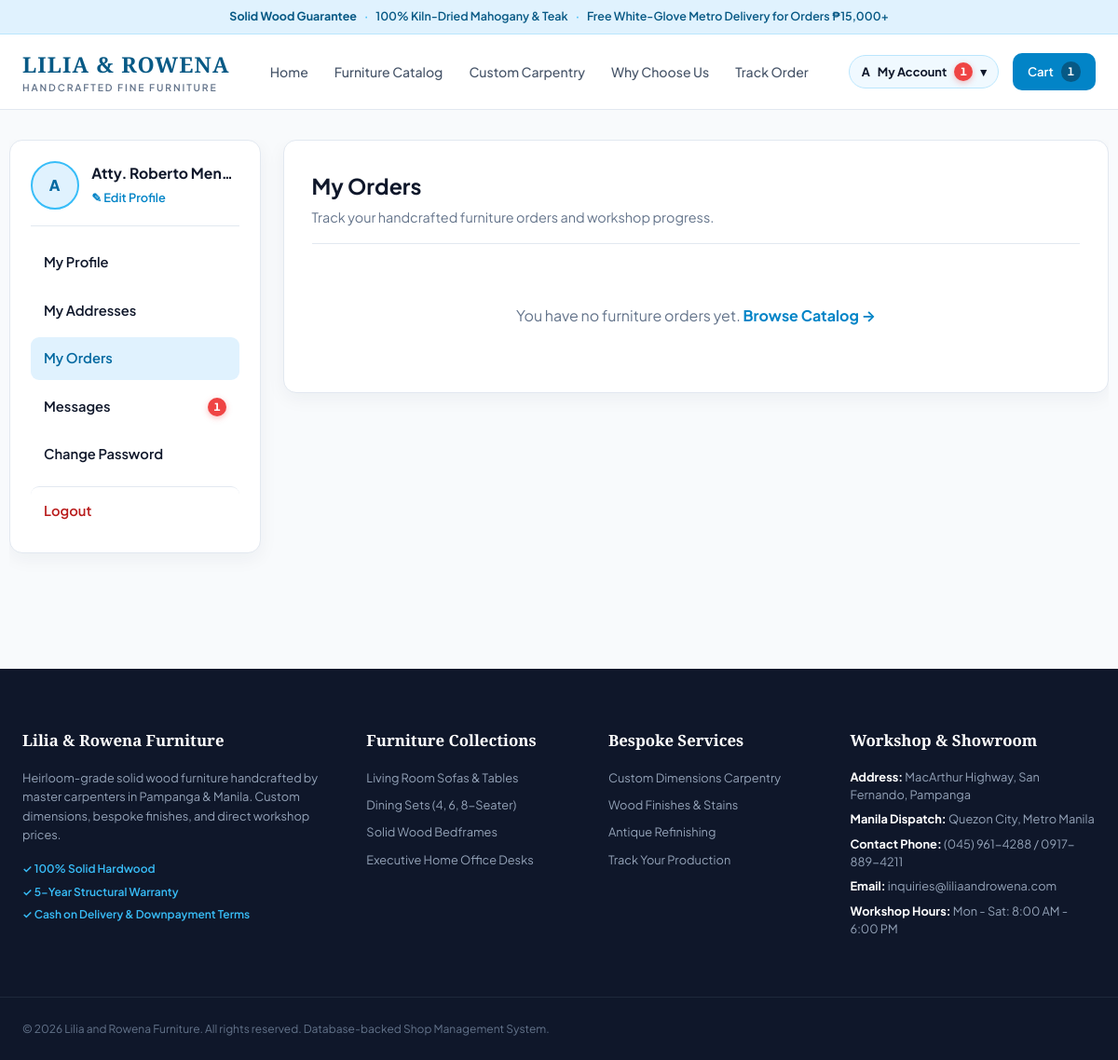
Before: /index.php?route=profile&tab=orders (signed in) with the older database file.
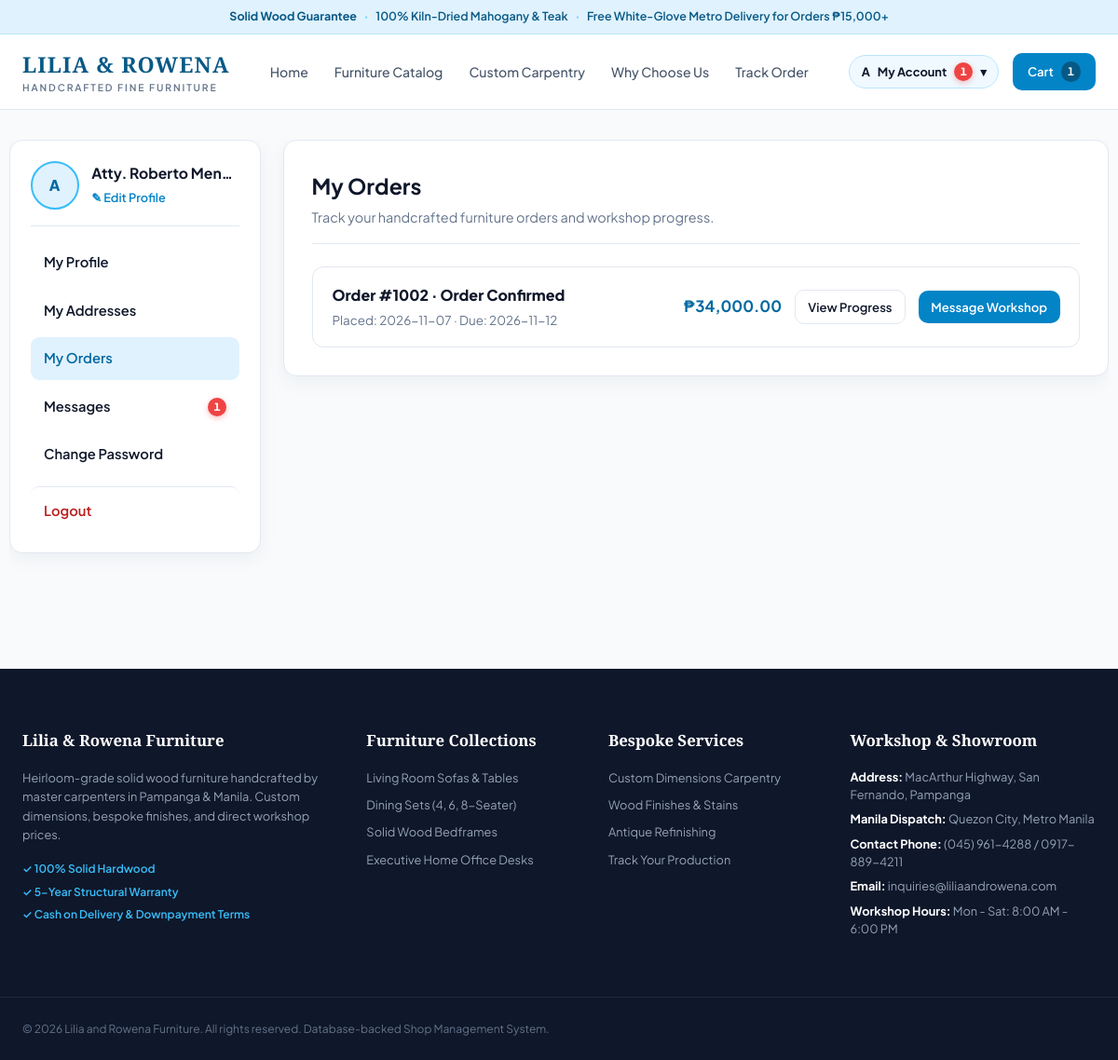
After: the same page with the newer database file.
### tables this page shows
CREATE TABLE Customer_Order (
    OrderID             INT           NOT NULL AUTO_INCREMENT,
    CustomerID          INT           NOT NULL,
    OrderDate           DATE          NOT NULL DEFAULT (CURRENT_DATE),
    DueDate             DATE          NULL,
    DeadlineTime        TIME          NULL DEFAULT '17:00:00',
    Status              VARCHAR(30)   NOT NULL DEFAULT 'Pending',
    Priority            VARCHAR(20)   NOT NULL DEFAULT 'Normal',
    AssignedEmployeeID  INT           NULL,
    JobNotes            VARCHAR(255)  NULL,
    CONSTRAINT pk_order PRIMARY KEY (OrderID),
    CONSTRAINT chk_order_status CHECK (Status IN
        ('Pending', 'Order Confirmed', 'Confirmed', 'In Production', 'For Delivery', 'Ready', 'Delivered', 'Completed', 'Cancelled')),
    CONSTRAINT chk_order_priority CHECK (Priority IN ('Normal', 'High', 'Urgent')),
    CONSTRAINT chk_order_dates CHECK (DueDate IS NULL OR DueDate >= OrderDate),
    CONSTRAINT fk_order_customer FOREIGN KEY (CustomerID)
        REFERENCES Customer (CustomerID)
        ON UPDATE CASCADE ON DELETE RESTRICT,
    CONSTRAINT fk_order_assigned_employee FOREIGN KEY (AssignedEmployeeID)
        REFERENCES Employee (EmployeeID)
        ON UPDATE CASCADE ON DELETE SET NULL
);

### src/Controllers/ProfileController.php (called while the page is built, shortened)
<?php
class ProfileController
{
    private Order $orderModel;
    public function __construct()
    {
        $this->orderModel    = new Order();
    }
    private function requireCustomerSession(): int
    {
        return (int)$_SESSION['customer_id'];
    }
    public function showProfile(): void
    {
        $customerId = $this->requireCustomerSession();
        $orders      = $this->orderModel->getOrdersByCustomer($customerId);
        $activeTab   = trim((string)($_GET['tab'] ?? 'profile'));
        require __DIR__ . '/../../views/profile.php';
    }
}

### src/Config/Database.php (called while the page is built, shortened)
<?php
class Database
{
    private static ?PDO $instance = null;
    public static function getConnection(): PDO
    {
        if (self::$instance === null) {
            $config = require __DIR__ . '/../../config/database.php';
            $dsn = sprintf(
                'mysql:host=%s;port=%d;dbname=%s;charset=%s',
                $config['host'],
                $config['port'],
                $config['dbname'],
                $config['charset']
            );
            try {
                self::$instance = new PDO(
                    $dsn,
                    $config['username'],
                    $config['password'],
                    $config['options']
                );
            } catch (PDOException $e) {
                die('Database Connection Error: Could not connect to furniture_shop. Please make sure MySQL is running in XAMPP and the database is imported. Details: ' . $e->getMessage());
            }
        }
        return self::$instance;
    }
}

### src/Models/Order.php (called while the page is built, shortened)
<?php
class Order
{
    private PDO $db;
    public function __construct()
    {
        $this->db = Database::getConnection();
    }
    public function getOrdersByCustomer(int $customerId): array
    {
        $stmt = $this->db->prepare(
            "SELECT o.*,
                    (SELECT COUNT(*) FROM Order_Item WHERE OrderID = o.OrderID) as TotalItems,
                    (SELECT SUM(UnitPrice * Quantity) FROM Order_Item WHERE OrderID = o.OrderID) as TotalAmount
             FROM Customer_Order o
             WHERE o.CustomerID = :customerId
             ORDER BY o.OrderID DESC"
        );
        $stmt->execute(['customerId' => $customerId]);
        return $stmt->fetchAll();
    }
}

### views/profile.php (the view, shortened to what the changed rows need)
<?php require __DIR__ . '/layouts/header.php'; ?>
<section class="section" style="padding-top: 2rem; min-height: 75vh;">
    <div style="max-width: 1180px; margin: 0 auto;">
        <div class="customer-account-shell" style="display: grid; grid-template-columns: 270px 1fr; gap: 1.5rem; align-items: start;">
            <div style="background: #ffffff; border: 1px solid #e2e8f0; border-radius: 14px; padding: 1.85rem; box-shadow: 0 6px 20px rgba(12, 30, 53, 0.05);">
                <?php if ($activeTab === 'profile'): ?>
                    <?php $isEditing = isset($_GET['edit']) && $_GET['edit'] === '1'; ?>
                    <div style="display: flex; justify-content: space-between; align-items: center; border-bottom: 1px solid #e2e8f0; padding-bottom: 1rem; margin-bottom: 1.5rem;">
                        <div>
                            <h2 style="margin: 0; font-size: 1.45rem; color: #0f172a;">My Profile</h2>
                            <p style="margin: 0.25rem 0 0; color: #64748b; font-size: 0.9rem;">Manage and protect your Lilia &amp; Rowena Furniture account information.</p>
                        </div>
                        <?php if (!$isEditing): ?>
                            <a href="index.php?route=profile&amp;tab=profile&amp;edit=1" class="btn-primary" style="text-decoration: none; padding: 0.6rem 1.2rem; font-size: 0.9rem;">
                                ✎ Edit Profile
                            </a>
                        <?php endif; ?>
                    </div>
                    <form method="POST" action="index.php?route=profile_update" enctype="multipart/form-data">
                        <input type="hidden" name="csrf_token" value="<?= htmlspecialchars($csrfToken) ?>">
                        <div style="display: grid; grid-template-columns: 1fr 220px; gap: 2rem; align-items: start;">
                            <div style="display: grid; grid-template-columns: 1fr 1fr; gap: 1.1rem;">
                                <div>
                                    <label style="display: block; font-size: 0.82rem; font-weight: 700; color: #475569; margin-bottom: 0.35rem;">Full Name *</label>
                                    <input type="text" name="full_name" required value="<?= htmlspecialchars((string)$customer['FullName']) ?>" <?= !$isEditing ? 'readonly style="width:100%;padding:0.7rem;border-radius:8px;border:1px solid #e2e8f0;background:#f8fafc;"' : 'style="width:100%;padding:0.7rem;border-radius:8px;border:1px solid #38bdf8;"' ?>>
                                </div>
                                <div>
                                    <label style="display: block; font-size: 0.82rem; font-weight: 700; color: #475569; margin-bottom: 0.35rem;">Username</label>
                                    <input type="text" name="username" value="<?= htmlspecialchars((string)($customer['Username'] ?? '')) ?>" placeholder="e.g. maria.santos" <?= !$isEditing ? 'readonly style="width:100%;padding:0.7rem;border-radius:8px;border:1px solid #e2e8f0;background:#f8fafc;"' : 'style="width:100%;padding:0.7rem;border-radius:8px;border:1px solid #38bdf8;"' ?>>
                                </div>
                                <div>
                                    <label style="display: block; font-size: 0.82rem; font-weight: 700; color: #475569; margin-bottom: 0.35rem;">Email Address *</label>
                                    <input type="email" name="email" required value="<?= htmlspecialchars((string)$customer['Email']) ?>" <?= !$isEditing ? 'readonly style="width:100%;padding:0.7rem;border-radius:8px;border:1px solid #e2e8f0;background:#f8fafc;"' : 'style="width:100%;padding:0.7rem;border-radius:8px;border:1px solid #38bdf8;"' ?>>
                                </div>
                                <div>
                                    <label style="display: block; font-size: 0.82rem; font-weight: 700; color: #475569; margin-bottom: 0.35rem;">Mobile Number *</label>
                                    <input type="text" name="phone_number" required value="<?= htmlspecialchars((string)$customer['PhoneNumber']) ?>" <?= !$isEditing ? 'readonly style="width:100%;padding:0.7rem;border-radius:8px;border:1px solid #e2e8f0;background:#f8fafc;"' : 'style="width:100%;padding:0.7rem;border-radius:8px;border:1px solid #38bdf8;"' ?>>
                                </div>
                                <div>
                                    <label style="display: block; font-size: 0.82rem; font-weight: 700; color: #475569; margin-bottom: 0.35rem;">Gender (Optional)</label>
                                    <select name="gender" <?= !$isEditing ? 'disabled style="width:100%;padding:0.7rem;border-radius:8px;border:1px solid #e2e8f0;background:#f8fafc;"' : 'style="width:100%;padding:0.7rem;border-radius:8px;border:1px solid #38bdf8;"' ?>>
                                        <?php
                                        $currentGender = (string)($customer['Gender'] ?? 'Prefer not to say');
                                        foreach (['Female', 'Male', 'Other', 'Prefer not to say'] as $gOpt):
                                        ?>
                                            <option value="<?= htmlspecialchars($gOpt) ?>" <?= $currentGender === $gOpt ? 'selected' : '' ?>><?= htmlspecialchars($gOpt) ?></option>
                                        <?php endforeach; ?>
                                    </select>
                                    <?php if (!$isEditing): ?>
                                        <input type="hidden" name="gender" value="<?= htmlspecialchars($currentGender) ?>">
                                    <?php endif; ?>
                                </div>
                                <div>
                                    <label style="display: block; font-size: 0.82rem; font-weight: 700; color: #475569; margin-bottom: 0.35rem;">Birthday (Optional)</label>
                                    <input type="date" name="birthday" value="<?= htmlspecialchars((string)($customer['Birthday'] ?? '')) ?>" <?= !$isEditing ? 'readonly style="width:100%;padding:0.7rem;border-radius:8px;border:1px solid #e2e8f0;background:#f8fafc;"' : 'style="width:100%;padding:0.7rem;border-radius:8px;border:1px solid #38bdf8;"' ?>>
                                </div>
                                <div style="grid-column: 1 / -1;">
                                    <label style="display: block; font-size: 0.82rem; font-weight: 700; color: #475569; margin-bottom: 0.35rem;">Default Delivery Address</label>
                                    <textarea name="default_address" rows="2" <?= !$isEditing ? 'readonly style="width:100%;padding:0.7rem;border-radius:8px;border:1px solid #e2e8f0;background:#f8fafc;"' : 'style="width:100%;padding:0.7rem;border-radius:8px;border:1px solid #38bdf8;"' ?>><?= htmlspecialchars((string)($customer['DefaultAddress'] ?? $customer['Address'] ?? '')) ?></textarea>
                                    <div style="margin-top: 0.35rem; font-size: 0.8rem; color: #64748b;">
                                        Want to manage multiple addresses (Home / Work)? <a href="index.php?route=profile&amp;tab=addresses" style="color: #0284c7; font-weight: 600;">Go to My Addresses →</a>
                                    </div>
                                </div>
                            </div>
                            <div style="border-left: 1px solid #e2e8f0; padding-left: 1.5rem; text-align: center;">
                                <div style="width: 110px; height: 110px; border-radius: 50%; margin: 0 auto 0.85rem; background: #e0f2fe; border: 3px solid #38bdf8; display: flex; align-items: center; justify-content: center; font-size: 2.2rem; font-weight: 800; color: #0369a1; overflow: hidden;">
                                    <?php if (!empty($customer['ProfileImage'])): ?>
                                        <img src="<?= htmlspecialchars((string)$customer['ProfileImage']) ?>" alt="Profile Picture" style="width: 100%; height: 100%; object-fit: cover;">
                                    <?php else: ?>
                                        <?= htmlspecialchars(strtoupper(substr((string)$customer['FullName'], 0, 1))) ?>
                                    <?php endif; ?>
                                </div>
                                <?php if ($isEditing): ?>
                                    <label style="display: inline-block; padding: 0.5rem 0.95rem; background: #e0f2fe; color: #0369a1; border: 1px solid #38bdf8; border-radius: 8px; font-size: 0.82rem; font-weight: 700; cursor: pointer;">
                                        Select Image
                                        <input type="file" name="profile_image" accept="image/jpeg,image/png,image/webp" style="display: none;">
                                    </label>
                                <?php endif; ?>
                                <p style="font-size: 0.76rem; color: #64748b; margin-top: 0.6rem; line-height: 1.4;">
                                    Max file size: 2 MB<br>Formats: .JPEG, .PNG, .WEBP
                                </p>
                            </div>
                        </div>
                        <?php if ($isEditing): ?>
                            <div style="margin-top: 1.5rem; padding-top: 1.15rem; border-top: 1px solid #e2e8f0; display: flex; gap: 0.75rem;">
                                <button type="submit" class="btn-primary">Save Changes</button>
                                <a href="index.php?route=profile&amp;tab=profile" class="btn-secondary" style="text-decoration: none;">Cancel</a>
                            </div>
                        <?php endif; ?>
                    </form>
                <?php elseif ($activeTab === 'orders'): ?>
                    <div style="display: flex; justify-content: space-between; align-items: center; border-bottom: 1px solid #e2e8f0; padding-bottom: 1rem; margin-bottom: 1.5rem;">
                        <div>
                            <h2 style="margin: 0; font-size: 1.45rem; color: #0f172a;">My Orders</h2>
                        </div>
                    </div>
                    <?php if (empty($orders)): ?>
                        <div style="text-align: center; padding: 2.5rem; color: #64748b;">
                            You have no furniture orders yet. <a href="index.php?route=catalog" style="color: #0284c7; font-weight: 700;">Browse Catalog →</a>
                        </div>
                    <?php else: ?>
                        <div style="display: flex; flex-direction: column; gap: 0.9rem;">
                            <?php foreach ($orders as $ord): ?>
                                <div style="border: 1px solid #e2e8f0; border-radius: 12px; padding: 1.1rem 1.3rem; display: flex; justify-content: space-between; align-items: center; gap: 1rem; flex-wrap: wrap;">
                                    <div>
                                        <div style="font-weight: 800; color: #0f172a;">Order #<?= (int)$ord['OrderID'] ?> · <?= htmlspecialchars((string)($ord['Status'] ?? 'Pending')) ?></div>
                                        <div style="font-size: 0.84rem; color: #64748b; margin-top: 0.2rem;">
                                            Placed: <?= htmlspecialchars((string)$ord['OrderDate']) ?> · Due: <?= htmlspecialchars((string)$ord['DueDate']) ?>
                                        </div>
                                    </div>
                                    <div style="display: flex; align-items: center; gap: 0.85rem;">
                                        <strong style="font-size: 1.05rem; color: #0369a1;">₱<?= number_format((float)($ord['TotalAmount'] ?? 0), 2) ?></strong>
                                        <a href="index.php?route=track&amp;order_id=<?= (int)$ord['OrderID'] ?>" class="btn-secondary" style="text-decoration: none; font-size: 0.82rem; padding: 0.45rem 0.85rem;">View Progress</a>
                                        <a href="index.php?route=messages" class="btn-primary" style="text-decoration: none; font-size: 0.82rem; padding: 0.45rem 0.85rem;">Message Workshop</a>
                                    </div>
                                </div>
                            <?php endforeach; ?>
                        </div>
                    <?php endif; ?>
                <?php endif; ?>
            </div>
        </div>
    </div>
</section>
<?php require __DIR__ . '/layouts/footer.php'; ?>

Changed rows visible on the page:
added customer_order: OrderID "1002", Status "Order Confirmed", OrderDate "2026-11-07", DueDate "2026-11-12", TotalAmount "34,000.00"
Other visible differences:
text no longer shown: "You have no furniture orders yet. Browse Catalog →"
